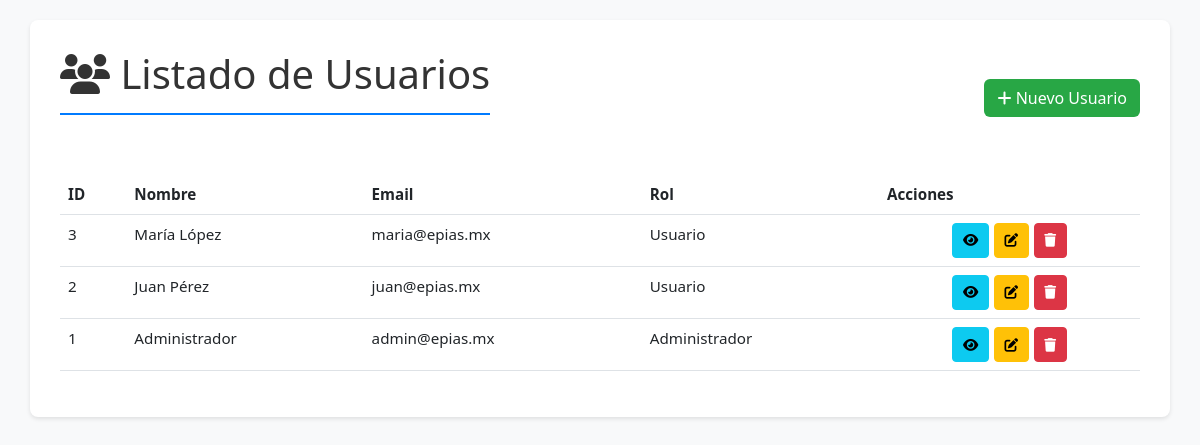
/usuarios/index_original.php (signed in), run on the app's committed database.
### tables this page shows
CREATE TABLE `usuarios` (
  `id`       INT          NOT NULL AUTO_INCREMENT,
  `nombre`   VARCHAR(100) NOT NULL,
  `correo`   VARCHAR(150) NOT NULL UNIQUE,
  `password` VARCHAR(255) NOT NULL,
  `es_admin` TINYINT(1)   NOT NULL DEFAULT 0,
  PRIMARY KEY (`id`)
);

### usuarios/index_original.php (the view, shortened to what this page needs)
<?php
require_once '../lib/conn.php';
$sql = "SELECT * FROM usuarios ORDER BY id DESC";
$result = $conexion->query($sql);
$usuarios = $result->fetch_all(MYSQLI_ASSOC);
?>
<!DOCTYPE html>
<html lang="es">
<head>
    <link href="https://cdn.jsdelivr.net/npm/bootstrap@5.3.0/dist/css/bootstrap.min.css" rel="stylesheet">
    <link href="https://cdnjs.cloudflare.com/ajax/libs/font-awesome/6.4.0/css/all.min.css" rel="stylesheet">
</head>
<body>
    <div class="container">
        <div class="header-section">
            <h1><i class="fas fa-users"></i> Listado de Usuarios</h1>
            <a href="nuevo.php" class="btn btn-nuevo">
                <i class="fas fa-plus"></i> Nuevo Usuario
            </a>
        </div>
        <?php if (count($usuarios) > 0): ?>
            <div class="table-responsive">
                <table class="table table-hover tabla-usuarios">
                    <thead>
                        <tr>
                            <th>ID</th>
                            <th>Nombre</th>
                            <th>Email</th>
                            <th>Rol</th>
                            <th>Acciones</th>
                        </tr>
                    </thead>
                    <tbody>
                        <?php foreach ($usuarios as $usuario): ?>
                            <tr>
                                <td><?php echo $usuario['id']; ?></td>
                                <td><?php echo htmlspecialchars($usuario['nombre']); ?></td>
                                <td><?php echo htmlspecialchars($usuario['correo']); ?></td>
                                <td><?php echo ($usuario['es_admin'] == 1) ? 'Administrador' : 'Usuario'; ?></td>
                                <td>
                                    <div class="acciones">
                                        <a href="ver.php?id=<?php echo $usuario['id']; ?>" class="btn btn-info btn-sm">
                                            <i class="fas fa-eye"></i>
                                        </a>
                                        <a href="editar.php?id=<?php echo $usuario['id']; ?>" class="btn btn-warning btn-sm">
                                            <i class="fas fa-edit"></i>
                                        </a>
                                        <form method="POST" action="delete.php"
                                        onclick="return confirm('¿Estás seguro de que deseas eliminar este usuario?');">
                                            <button type="submit" class="btn btn-danger btn-sm"
                                                ><i class="fas fa-trash"></i></button>
                                        </form>
                                    </div>
                                </td>
                            </tr>
                        <?php endforeach; ?>
                    </tbody>
                </table>
            </div>
        <?php else: ?>
            <div class="alert alert-info text-center">
                <i class="fas fa-info-circle"></i> No hay usuarios registrados
            </div>
        <?php endif; ?>
    </div>
</body>
</html>

### usuarios/index_original.php (style rules this page uses)
body { background-color: #f8f9fa; padding: 20px; }
.container { background-color: white; border-radius: 8px; box-shadow: 0 2px 4px rgba(0,0,0,0.1); padding: 30px; }
h1 { color: #333; margin-bottom: 30px; border-bottom: 2px solid #007bff; padding-bottom: 15px; }
.header-section { display: flex; justify-content: space-between; align-items: center; margin-bottom: 30px; }
.btn-nuevo { background-color: #28a745; color: white; }
.tabla-usuarios { font-size: 0.95rem; }
.tabla-usuarios thead { background-color: #007bff; color: white; }
.acciones { display: flex; gap: 5px; justify-content: center; }
.btn-sm { padding: 0.4rem 0.6rem; font-size: 0.85rem; }

### data on the page
usuarios: id "3", nombre "María López", correo "maria@epias.mx", es_admin "Usuario"
usuarios: id "2", nombre "Juan Pérez", correo "juan@epias.mx", es_admin "Usuario"
usuarios: id "1", nombre "Administrador", correo "admin@epias.mx", es_admin "Administrador"
